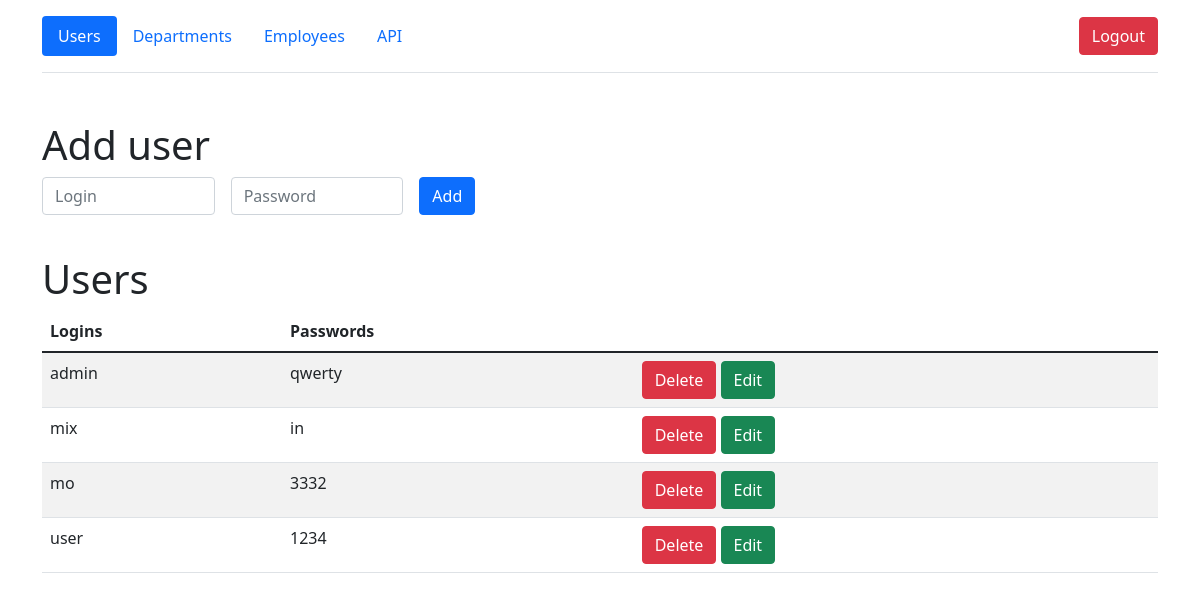
Page /users (signed in) on the earlier database version.
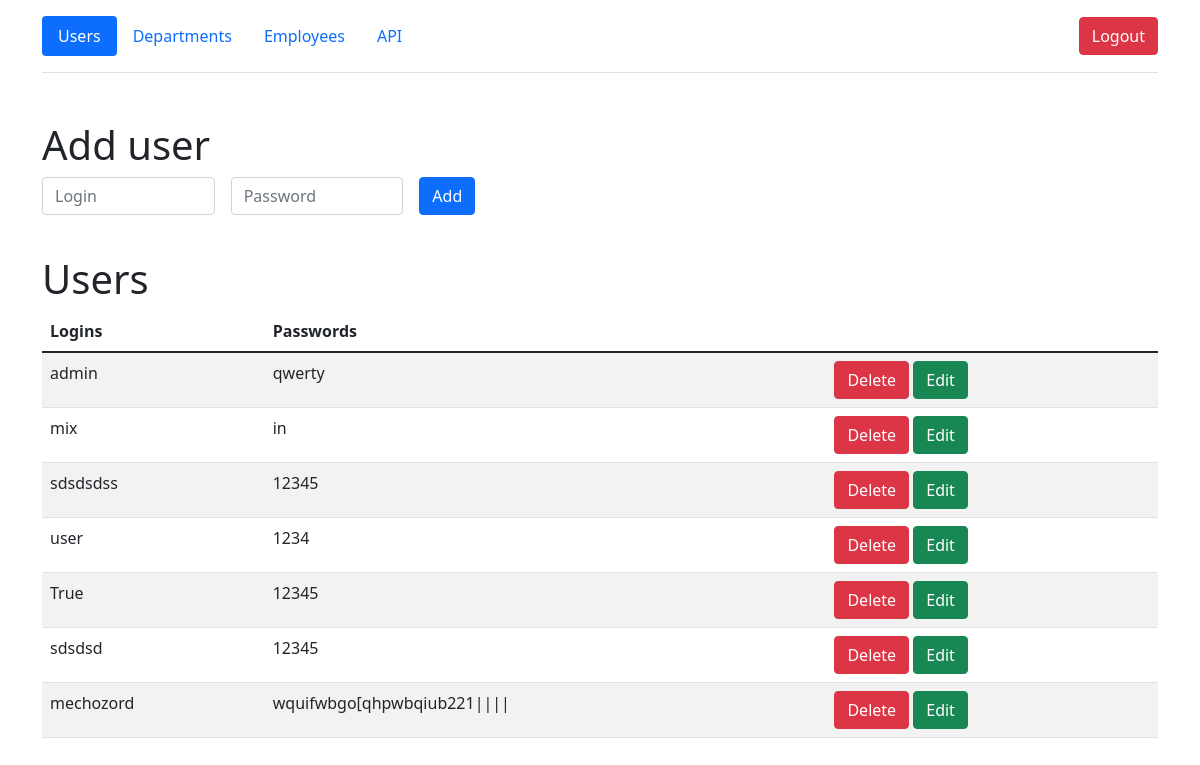
Same page on the later database version.
### models/users.py (models this page shows)
class User(db.Model, UserMixin):
    __table_args__ = {'extend_existing': True}
    id = db.Column(db.Integer, primary_key=True)
    login = db.Column(db.String(50), nullable=False, unique=True)
    password = db.Column(db.String(50), nullable=False)

### views/api.py (the view)
@api.route('/users', methods=['POST', 'GET'])
@login_required
def users_page():
    if session.get('user') == ADMIN:
        users = User.query.all()
        if request.method == 'POST':
            login = request.form.get('login')
            password = request.form.get('password')
            if login and password and not User.query.filter_by(login=login).first():
                add_user(login, password)
            return redirect('/users')
        return render_template('users_for_admin.html', users=users)
    user = User.query.filter_by(login=session.get('user')).first()
    return render_template('users.html', user=user)

### models/users.py (called while the page is built)
@login_manager.user_loader
def load_user(user_id):
    return User.query.get(user_id)

### views/api.py (called while the page is built)
@api.before_request
def make_session_permanent():
    session.permanent = False

@api.after_request
def redirect_to_sign_in(response):
    if response.status_code == 401:
        return redirect(url_for('api.login_page') + '?next=' + request.url)
    return response

### templates/users_for_admin.html (shortened to what this page needs)
{% extends 'base.html' %}
{% block body %}
<div class="container">
        <header class="d-flex flex-wrap align-items-center justify-content-center justify-content-md-between py-3 mb-4 border-bottom">
          <ul class="nav nav-pills">
              <li class="nav-item"><a href="/users" class="nav-link active">Users</a></li>
            <li class="nav-item"><a href="/departments" class="nav-link">Departments</a></li>
            <li class="nav-item"><a href="/employees" class="nav-link">Employees</a></li>
              <li class="nav-item"><a href="/api_list" class="nav-link">API</a></li>
          </ul>
            <div class="col-md-3 text-end">
                <a href="/logout">
                    <button type="button" class="btn btn-danger">Logout</button>
                </a>
              </div>
        </header>
      </div>
    <div class="container mt-5">
        <h1>Add user</h1>
        <form method="post" class="row g-3 needs-validation">
            <div class="col-md-2">
                  <input type="text"  name="login" class="form-control" id="validationCustom01" placeholder="Login" required>
                </div>
            <div class="col-md-2">
                  <input type="text"  name="password" class="form-control" id="validationCustom02" placeholder="Password" required>
                </div>
            <div class="col-md-2">
                <button class="btn btn-primary" type="submit">Add</button>
            </div>
            <div>
                <br>
            </div>
        </form>
        <h1>Users</h1>
        <table id="data" class="table table-striped">
            <thead>
              <tr>
                <th>Logins</th>
                  <th>Passwords</th>
                  <th></th>
              </tr>
            </thead>
            <tbody>
              {% for user in users %}
                <tr>
                        {% if user.id == id %}
                     <form method="post" class="row g-3 needs-validation" novalidate>
                            <td><input type="text"  name="new_login" class="form-control" id="validationCustom08" value="{{ user.login }}" required></td>
                            <td><input type="text"  name="new_password" class="form-control" id="validationCustom09" value="{{ user.password }}" required></td>
                            <td>
                                <a href="/users" class="btn btn-danger">Cancel</a>
                                <button class="btn btn-success" type="submit">Change</button>
                            </td>
                     </form>
                        {% else %}
                    <td>
                      {{ user.login }}
                    </td>
                    <td>
                      {{ user.password }}
                    </td>
                     <td>
                         <a href="/users/{{ user.id }}/del" class="btn btn-danger">Delete</a>
                        <a href="/users/{{ user.id }}/edit" class="btn btn-success">Edit</a>
                    </td>
                    {% endif %}
                </tr>
              {% endfor %}
            </tbody>
  </table>
    </div>
{% endblock %}

Differences in the rows shown:
changed User: login "mo" → "sdsdsdss"; password "3332" → "12345"
added User: login "True", password "12345"
added User: login "sdsdsd", password "12345"
added User: login "mechozord", password "wquifwbgo[qhpwbqiub221||||"
